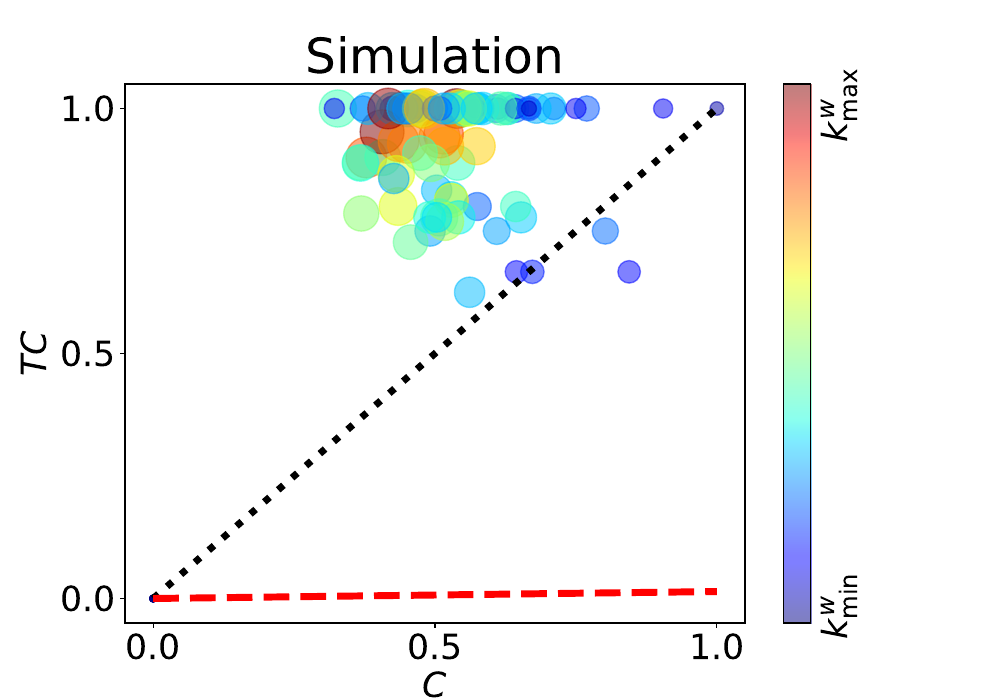

Write Python code to recreate this figure.
# %%
import numpy as np
import random
import math
import networkx as nx
from itertools import combinations
import matplotlib.pyplot as plt
# 规定两个交互区域
# 中心
A=[0.5,0.5]
B=[-0.5,-0.5]
#半径
r=0.2

# 定义节点数量和迭代次数
num_nodes = 100
T=100
# 初始化节点位置和速度
v=1 #最大速度

nodes = []
for id in range(num_nodes):
    x = random.uniform(-1, 1)# 定义网格尺寸
    y = random.uniform(-1, 1)
    speed = random.uniform(0, v)
    direction = random.uniform(0, 2 * math.pi)
    nodes.append((id, x, y, speed, direction))


#时间的迭代 

Gt_list=[]
Ct_list=[]
Gs=nx.Graph()
edge_num=list()
for t in range(T):
    #在交互区域中的节点
    A_list=[]
    B_list=[]

    # 模拟每个节点的移动
    for node in nodes:
        id, x, y, speed, direction = node
        speed = random.uniform(0, v)
        direction = random.uniform(0, 2 * math.pi)

        # 计算新的位置
        new_x = x + speed * math.cos(direction)
        new_y = y + speed * math.sin(direction)
        
        # 检查是否撞墙
        while(1):
            if new_x < -1 or new_x > 1:
                direction = math.pi - direction
                new_x = x + speed * math.cos(direction)
                new_y = y + speed * math.sin(direction)
            elif new_y < -1 or new_y > 1:
                direction = -direction
                new_x = x + speed * math.cos(direction)
                new_y = y + speed * math.sin(direction)
            else:
                break
        
        # 更新节点位置
        node = (id, new_x, new_y, speed, direction)
        
        # 判断是否在交互区域中
        if (new_x-A[0])**2+(new_y-A[1])**2<=r**2:
            A_list.append(id)
        elif (new_x-B[0])**2+(new_y-B[1])**2<=r**2:
            B_list.append(id)

    #构造timestamp
    # 当k个节点落在交互区域中，两两之间以Cnk的概率发生交互
    # (必然交互)

    Gt = nx.Graph() 
    Gt.add_nodes_from(range(num_nodes))
    Aedges=list(combinations(A_list, 2))
    Gt.add_edges_from(Aedges)
    Bedges=list(combinations(B_list, 2))
    Gt.add_edges_from(Bedges)
    Gt_list.append(Gt)
    edge_num.append(len(Gt.edges()))
    # 计算每一个snapshot的聚类系数Ct
    Ct=nx.clustering(Gt)
    Ct_list.append(Ct)
    #合并到静态网络
    Gs=nx.compose(Gs,Gt)

    #print(Gs.number_of_edges())
# 做T步，生成总网络，计算C
C=nx.clustering(Gs)
#计算p
p=np.array(edge_num).mean()/len(Gs.edges())
# %%
# 计算TC
TC_ti=[]
for t in range(T):
    TC_ti.append(np.array(list(Ct_list[t].values())))
TC_ti=np.array(TC_ti)
#计算每个节点的活跃时间 即度>=1的时间
activeT=np.zeros(num_nodes)
kwi=np.zeros(num_nodes)
for t in range(T):
    ki=np.array(list(Gt_list[t].degree()))[:,1]
    activeT[np.where(ki>0)]=activeT[np.where(ki>0)]+1
    kwi=ki+kwi
# 对活跃时间求平均 得到每个节点的TCi
TCi=[]
for i in range(num_nodes):
    #TCi.append(sum(TC_ti[:,i])/T)
    TCidiv=np.divide(sum(TC_ti[:,i]),activeT[i],np.zeros_like(sum(TC_ti[:,i])),where=activeT[i]!=0)
    TCi.append(TCidiv) #除以活跃时间
TC=np.array(TCi)
C=np.array(list(C.values()))
ki=np.array(list(Gs.degree()))[:,1]

# %%
fig=plt.figure(figsize=(10,7))
size=25
ax1=plt.subplot(1,1,1)
im=ax1.scatter(C,TC,c=kwi+1,s=np.array(ki+1)/max(ki+1)*1000,cmap="jet",alpha=0.5)
ax1.set_xlim((-0.05, 1.05))
ax1.set_ylim((-0.05, 1.05))
title='Simulation'
plt.title(title,size=size+10)
ax1.set_xticks([])
ax1.set_yticks([])
ax1.set_ylabel("$TC$",fontsize=size)
ax1.set_yticks([0.0,0.5,1.0])
ax1.tick_params(labelsize=size)
ax1.set_xlabel("$C$",fontsize=size)
ax1.set_xticks([0.0,0.5,1.0])
ax1.tick_params(labelsize=size)
cbar = plt.colorbar(im)
#cbar.ax.tick_params(labelsize=24)
cbar.set_ticks([])
cbar.set_label("$k^w_{\min}$                                       $k^w_{\max}$",fontsize=size)

ax1.plot([0,1],[0,1], color='black',linestyle=':',linewidth=5) 

ax1.plot([0,1],[0,p], color='r',linestyle='dashed',linewidth=5) 

fig.savefig("simulation.pdf",format="pdf")
